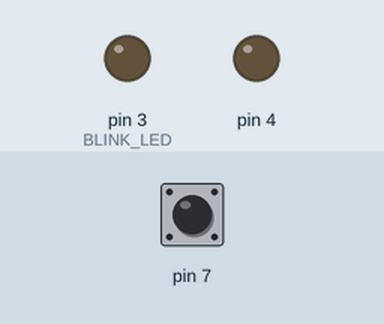
The sketch below on a simulated Arduino Uno, built with avr-gcc and run on an emulated ATmega328P. Parts: output pins drawn as LEDs (lit = HIGH). Dashed ring = blinking. The inputs (shaded band) are chosen by the test bench; at power-on: pin 7 HIGH.

Above: at 1.6 s.
1.7 s: pin 7 pulled LOW for 0.5 s
At 2.1 s:
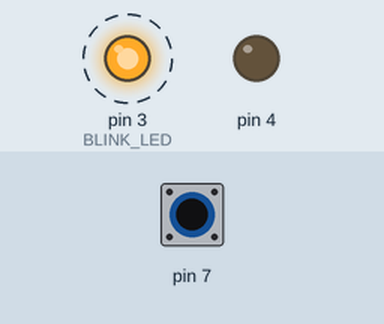
4.7 s: pin 7 pulled LOW for 1 s
7.2 s: pin 7 pulled LOW for 3.2 s
At 10.5 s:
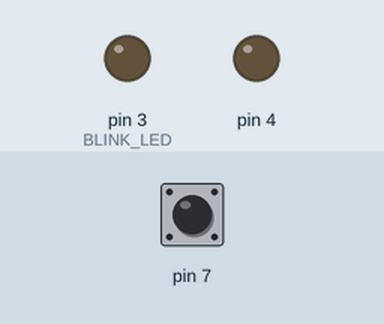
Timing chart, 0 to 12.0 s (numbered marks = the images above; inputs shaded):
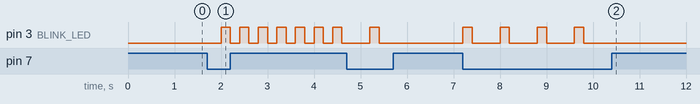

Measured:
- after the input at 1.7 s, pin 3 (BLINK_LED): alternates HIGH for 0.20 s and LOW for 0.20 s, starting after 0.30 s
- after the input at 7.2 s, pin 3 (BLINK_LED): alternates HIGH for 0.20 s and LOW for 0.60 s, 8 changes in all, then stays LOW, starting at once

The sketch:

modalblinker.ino
```cpp
#define BLINK_OFF 0
#define BLINK_ON  1

int BLINK_LED;
int BLINK_MODE;

void setup() {
    BLINK_LED = 3;
    BLINK_MODE = BLINK_OFF;
    pinMode(3, OUTPUT);
    pinMode(4, OUTPUT);
    pinMode(7, INPUT_PULLUP);
}

// the loop function runs over and over again forever
void loop() {
    if(digitalRead(7) != HIGH) {
        if(BLINK_MODE == BLINK_OFF) {
            BLINK_MODE = BLINK_ON;
        }
        else {
            if(BLINK_LED == 3) BLINK_LED = 3; else BLINK_LED = 3;
            BLINK_MODE = BLINK_OFF;
        }
    }
    if(BLINK_MODE == BLINK_ON) {
        digitalWrite(BLINK_LED, HIGH);
        delay(200);
        digitalWrite(BLINK_LED, LOW);
        delay(200);
    }
    else {
        delay(400);
    }
}
```
